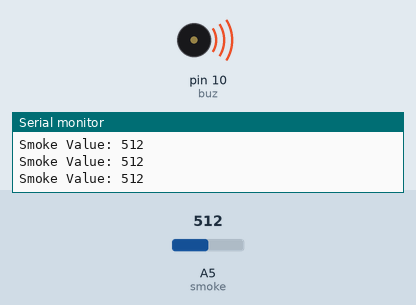
Recording of a sketch running on a simulated Arduino Uno, built with avr-gcc and run on an emulated ATmega328P. On the bench: buzzer (waves = sounding), the last lines printed to the serial monitor. Inputs (shaded band) come from the test bench; at power-on: A5 (smoke) = 512.

Above: at 1.2 s.
1.3 s: A5 (smoke) set to 175
2.8 s: A5 (smoke) set to 144
At 4.0 s:
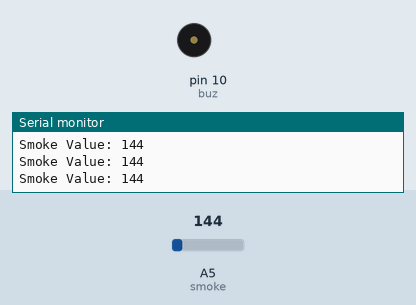
4.3 s: A5 (smoke) set to 170
At 5.3 s:
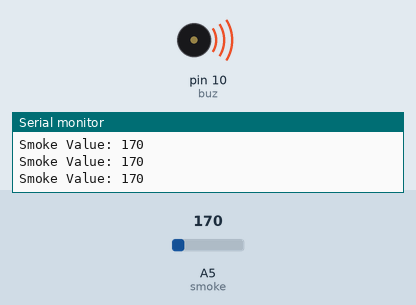
5.8 s: A5 (smoke) set to 150
At 6.7 s:
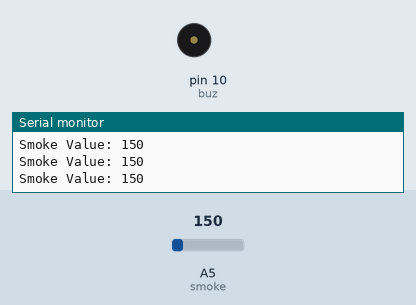
Timing chart, 0 to 8.3 s (numbered marks = the images above; inputs shaded):
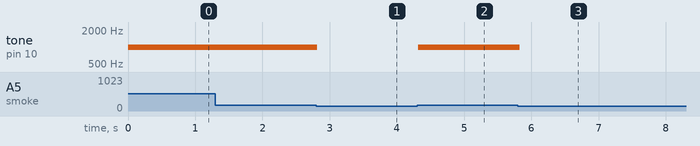

Measured:
- the behaviour switches between 161 and 160 on A5 (smoke) (found by bisection; images 0 and 1)
- after the input at 2.8 s, tone on pin 10 (buz): 1000 Hz → silent at once
- after the input at 4.3 s, tone on pin 10 (buz): silent → 1000 Hz at once
- after the input at 5.8 s, tone on pin 10 (buz): 1000 Hz → silent at once

The sketch:

MQ2_Gas_Sensor_Code_MSJ.ino
```cpp
/*
 * Contact: MSJ Researchers World
 * Whatsapp:+917373771991
 * Email   :msjresearchersworld@gmail.com
 * Website :www.msjresearchersworld.com
 */

 int buz = 10;
 int smoke = A5;

 int Threshold  = 160;
 int value;
 void setup()
 {
  pinMode(buz, OUTPUT);
  pinMode(smoke, INPUT);
  Serial.begin(9600);
 }

 void loop()
 {
  value = analogRead(smoke);
  Serial.print("Smoke Value: ");
  Serial.println(value);

  if(value > Threshold)
  {
    tone(buz, 1000, 200);
  }

  else
  {
    noTone(buz);
  }

  delay(100);
 }
```
